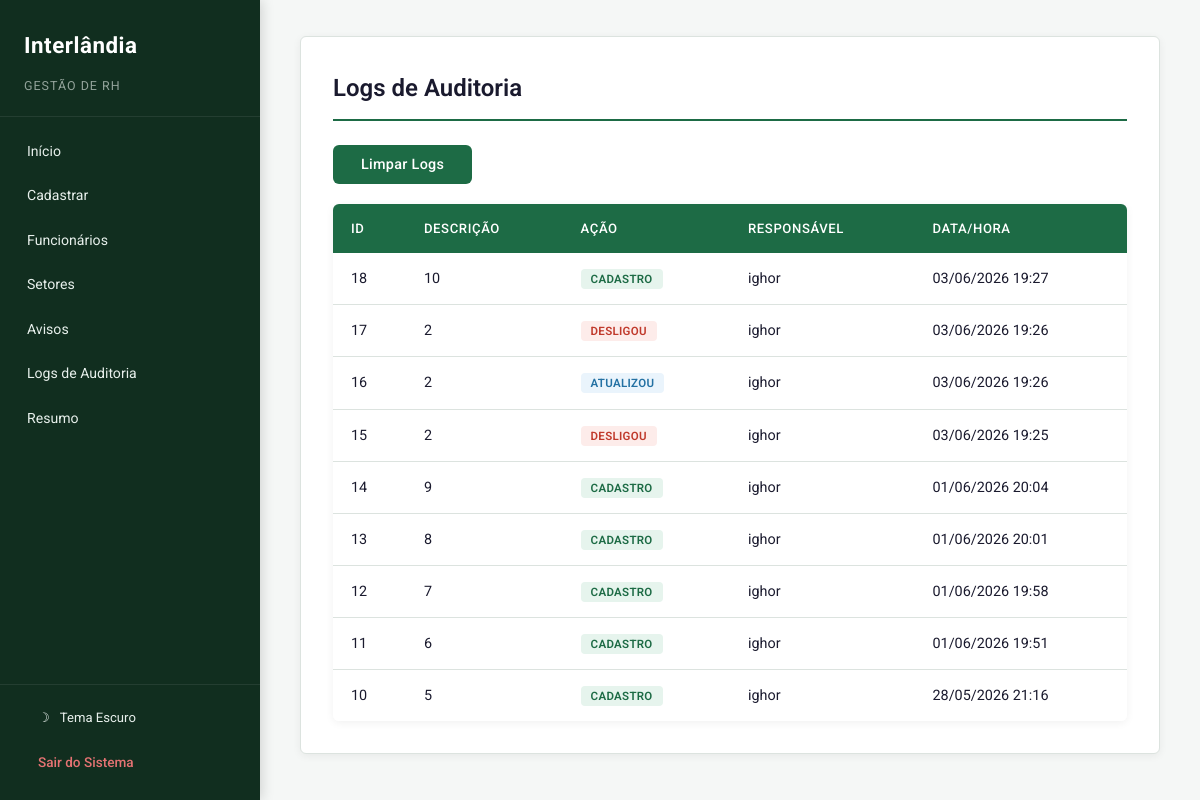
Page /logs (signed in) on the earlier database version.
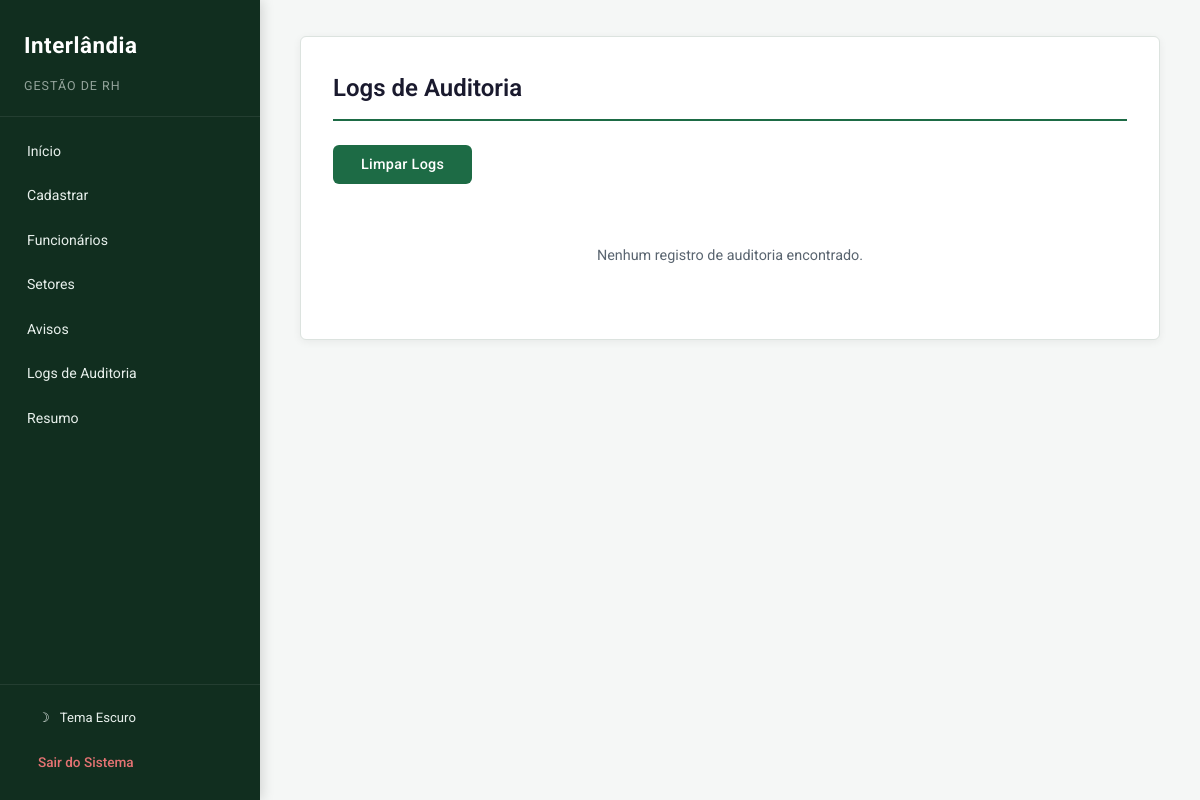
Same page on the later database version.
### tables this page shows
CREATE TABLE logs (
                id INTEGER PRIMARY KEY AUTOINCREMENT,
                descricao TEXT,
                acao TEXT,
                responsavel TEXT,
                data TEXT
            );

### main.py (the view)
@app.route("/logs")
def logs():
    if "user" not in session:
        return redirect("/")
    conn = get_db()
    cursor = conn.cursor()
    cursor.execute("SELECT * FROM logs ORDER BY id DESC")
    lista_logs = cursor.fetchall()
    conn.close()
    return render_template("logs.html", logs=lista_logs)

### main.py (called while the page is built)
def get_db():
    conn = sqlite3.connect(DATABASE)
    conn.row_factory = sqlite3.Row
    return conn

### templates/logs.html
{% extends 'base.html' %}
{% block conteudo %}
<h2>Logs de Auditoria</h2>
<div style="margin-bottom: 20px;">
    <form action="/limpar_logs" method="POST" style="display:inline;" onsubmit="return confirmarAcao('Tem certeza que deseja limpar todos os registros de auditoria?')">
        <button type="submit" class="btn btn-del">Limpar Logs</button>
    </form>
</div>
{% if logs %}
<table>
    <thead>
        <tr>
            <th>ID</th>
            <th>Descri&#231;&#227;o</th>
            <th>A&#231;&#227;o</th>
            <th>Respons&#225;vel</th>
            <th>Data/Hora</th>
        </tr>
    </thead>
    <tbody>
        {% for l in logs %}
        <tr>
            <td>{{ l[0] }}</td>
            <td>{{ l[1] }}</td>
            <td>
                <span class="log-action
                    {%- if 'CADASTRO' in l[2] %} log-cadastro
                    {%- elif 'ATUALIZOU' in l[2] %} log-atualizou
                    {%- elif 'CRIOU' in l[2] %} log-cadastro
                    {%- elif 'EXCLUIU' in l[2] %} log-desligou
                    {%- elif 'DESLIGOU' in l[2] %} log-desligou
                    {%- elif 'PUBLICOU' in l[2] %} log-atualizou
                    {%- elif 'EXPORTOU' in l[2] %} log-atualizou
                    {%- else %} log-atualizou{% endif %}">
                    {{ l[2] }}
                </span>
            </td>
            <td>{{ l[3] }}</td>
            <td>{{ l[4] }}</td>
        </tr>
        {% endfor %}
    </tbody>
</table>
{% else %}
<p class="empty-state">Nenhum registro de auditoria encontrado.</p>
{% endif %}
{% endblock %}

### templates/base.html (shortened to what this page needs)
<!DOCTYPE html>
<html lang="pt-br" data-theme="light">
<head>
    <link rel="stylesheet" href="{{ url_for('static', filename='style.css') }}">
</head>
<body>
    <div class="sidebar">
        <div class="sidebar-header">
            <h3>Interl&#226;ndia</h3>
            <p>Gest&#227;o de RH</p>
        </div>
        <nav class="sidebar-nav">
            <a href="/home">In&#237;cio</a>
            <a href="/cadastrar">Cadastrar</a>
            <a href="/listar">Funcion&#225;rios</a>
            <a href="/setores">Setores</a>
            <a href="/avisos">Avisos</a>
            <a href="/logs">Logs de Auditoria</a>
            <a href="/resumo">Resumo</a>
        </nav>
        <div class="sidebar-footer">
            <button class="theme-toggle" onclick="toggleTheme()">
                <span id="theme-icon">&#9789;</span> <span id="theme-text">Tema Escuro</span>
            </button>
            <a href="/logout" class="logout-btn">Sair do Sistema</a>
        </div>
    </div>
    <div class="main-content">
        <div class="container">
            {% block conteudo %}{% endblock %}
        </div>
    </div>
</body>
</html>

### static/style.css (style rules this page uses)
:root { --primary: #1d6b45; --primary-hover: #155a39; --primary-light: #e6f4ed; --secondary: #0d3b25; --accent: #28a968; --bg: #f5f7f6; --bg-card: #ffffff; --bg-sidebar: #112e1f; --text: #1a1a2e; --text-muted: #5a6570; --text-sidebar: #e8f0ec; --border: #dce3df; --shadow: 0 2px 8px rgba(0, 0, 0, 0.06); --shadow-md: 0 4px 12px rgba(0, 0, 0, 0.08); --radius: 6px; --danger: #c0392b; --danger-hover: #a93226; --warning: #d4930d; --success: #1d6b45; --info: #2471a3; --font: 'Roboto', 'Segoe UI', sans-serif; }
* { margin: 0; padding: 0; box-sizing: border-box; }
body { font-family: var(--font); background-color: var(--bg); color: var(--text); line-height: 1.6; font-size: 15px; transition: background-color 0.3s ease, color 0.3s ease; }
.sidebar { width: 260px; background-color: var(--bg-sidebar); color: var(--text-sidebar); height: 100vh; position: fixed; top: 0; left: 0; padding: 0; display: flex; flex-direction: column; box-shadow: 2px 0 12px rgba(0, 0, 0, 0.15); transition: background-color 0.3s ease; z-index: 100; }
.sidebar-header { padding: 28px 24px 20px; border-bottom: 1px solid rgba(255, 255, 255, 0.08); }
.sidebar-header h3 { font-size: 1.4rem; font-weight: 700; color: #ffffff; letter-spacing: 0.5px; }
.sidebar-header p { font-size: 0.78rem; opacity: 0.6; margin-top: 4px; text-transform: uppercase; letter-spacing: 1px; }
.sidebar-nav { flex: 1; overflow-y: auto; padding: 12px 0; }
.sidebar-nav a { color: var(--text-sidebar); display: flex; align-items: center; gap: 12px; padding: 11px 24px; text-decoration: none; font-size: 0.88rem; font-weight: 400; transition: all 0.2s ease; border-left: 3px solid transparent; }
.sidebar-footer { padding: 16px 24px; border-top: 1px solid rgba(255, 255, 255, 0.08); }
.sidebar-footer .logout-btn { display: flex; align-items: center; gap: 10px; color: #e57373; text-decoration: none; padding: 10px 14px; border-radius: var(--radius); font-weight: 500; font-size: 0.85rem; transition: background-color 0.2s ease; }
.main-content { margin-left: 260px; padding: 36px 40px; min-height: 100vh; }
.container { background-color: var(--bg-card); padding: 32px; border-radius: var(--radius); box-shadow: var(--shadow); border: 1px solid var(--border); transition: background-color 0.3s ease, border-color 0.3s ease; }
h2 { color: var(--text); font-size: 1.5rem; font-weight: 600; margin-bottom: 24px; padding-bottom: 12px; border-bottom: 2px solid var(--primary); }
h3 { color: var(--text); font-size: 1.1rem; font-weight: 600; margin-bottom: 12px; }
.btn { padding: 7px 16px; color: white; text-decoration: none; font-weight: 500; font-size: 0.8rem; border-radius: var(--radius); transition: all 0.2s ease; display: inline-block; border: none; cursor: pointer; letter-spacing: 0.3px; }
.btn-del { background-color: var(--danger); }
input[type="submit"], button[type="submit"] { background-color: var(--primary); color: white; padding: 11px 28px; border: none; border-radius: var(--radius); font-size: 0.9rem; font-weight: 500; font-family: var(--font); cursor: pointer; transition: background-color 0.2s ease, transform 0.1s ease; }
.theme-toggle { display: flex; align-items: center; gap: 10px; padding: 9px 14px; cursor: pointer; font-size: 0.82rem; color: var(--text-sidebar); transition: background-color 0.2s ease; border: none; background: none; width: 100%; text-align: left; border-radius: var(--radius); margin-bottom: 8px; font-family: var(--font); }
.empty-state { text-align: center; padding: 40px 20px; color: var(--text-muted); font-size: 0.9rem; }

Differences in the rows shown:
removed logs: id "18", funcionario "10", acao "CADASTRO", responsavel "ighor", data "03/06/2026 19:27"
removed logs: id "17", funcionario "2", acao "DESLIGOU", responsavel "ighor", data "03/06/2026 19:26"
removed logs: id "16", funcionario "2", acao "ATUALIZOU", responsavel "ighor", data "03/06/2026 19:26"
removed logs: id "15", funcionario "2", acao "DESLIGOU", responsavel "ighor", data "03/06/2026 19:25"
removed logs: id "14", funcionario "9", acao "CADASTRO", responsavel "ighor", data "01/06/2026 20:04"
removed logs: id "13", funcionario "8", acao "CADASTRO", responsavel "ighor", data "01/06/2026 20:01"
removed logs: id "12", funcionario "7", acao "CADASTRO", responsavel "ighor", data "01/06/2026 19:58"
removed logs: id "11", funcionario "6", acao "CADASTRO", responsavel "ighor", data "01/06/2026 19:51"
removed logs: id "10", funcionario "5", acao "CADASTRO", responsavel "ighor", data "28/05/2026 21:16"
Other differences:
text no longer shown: "ID DESCRIÇÃO AÇÃO RESPONSÁVEL DATA/HORA"
text now shown: "Nenhum registro de auditoria encontrado."
